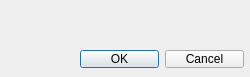
<?xml version="1.0" encoding="UTF-8"?>
<ui version="4.0">
 <class>settingsDialog</class>
 <widget class="QDialog" name="settingsDialog">
  <property name="geometry">
   <rect>
    <x>0</x>
    <y>0</y>
    <width>250</width>
    <height>77</height>
   </rect>
  </property>
  <property name="windowTitle">
   <string>Dialog</string>
  </property>
  <widget class="QWidget" name="verticalLayoutWidget">
   <property name="geometry">
    <rect>
     <x>10</x>
     <y>10</y>
     <width>231</width>
     <height>31</height>
    </rect>
   </property>
   <layout class="QVBoxLayout" name="verticalLayout"/>
  </widget>
  <widget class="QDialogButtonBox" name="buttonBox">
   <property name="geometry">
    <rect>
     <x>80</x>
     <y>50</y>
     <width>164</width>
     <height>18</height>
    </rect>
   </property>
   <property name="standardButtons">
    <set>QDialogButtonBox::Cancel|QDialogButtonBox::Ok</set>
   </property>
  </widget>
 </widget>
 <resources/>
 <connections/>
</ui>
